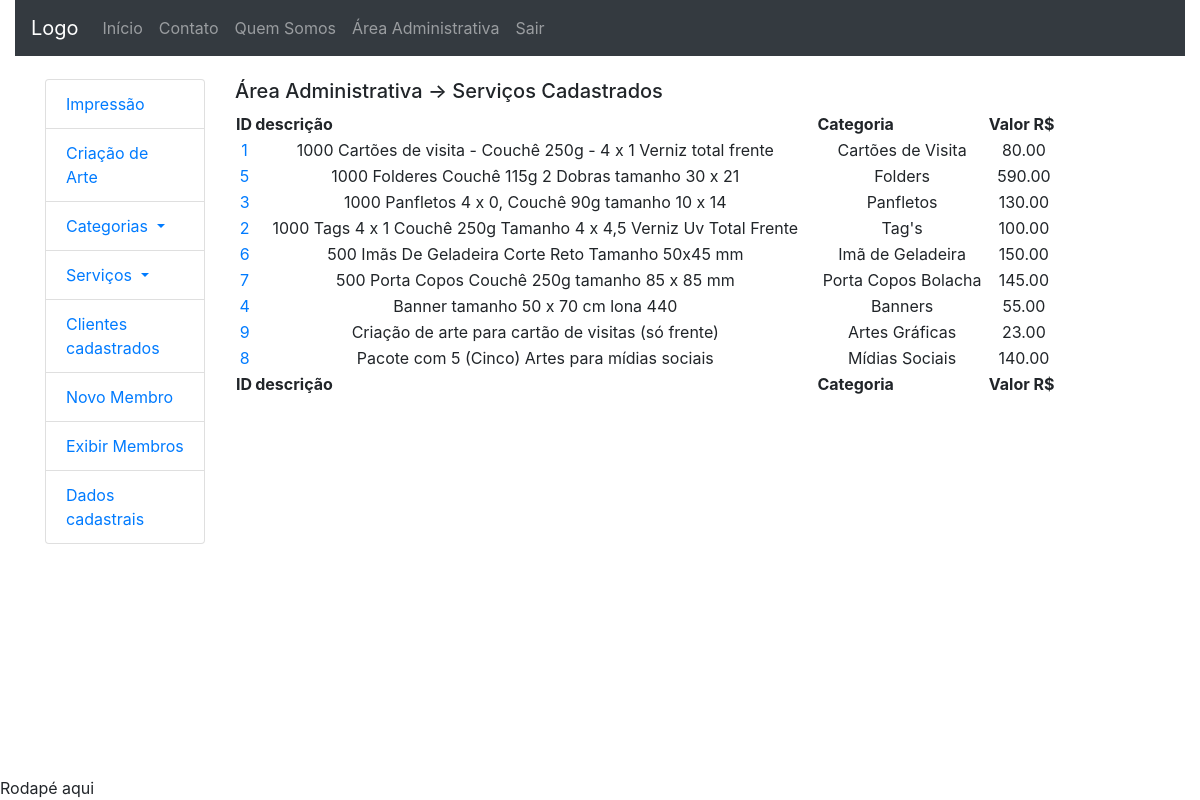
Page /area_administrativa/all_services (signed in) on the committed database.
### core/models.py (models this page shows, shortened)
class Service(models.Model):
	TYPE_CHOICES = (
			('IP', 'impressão'),
			('AT', 'criação de arte'),
		)
	description = models.TextField('Descrição', max_length=300)
	image = models.ImageField(upload_to='impress-art',
		verbose_name='Imagem', null=True, blank=True)
	value = models.DecimalField(verbose_name='Valor', null=True,
		blank=True, max_digits=8, decimal_places=2)
	category = models.ForeignKey(Category, on_delete=models.CASCADE,
		null=True, blank=True)
	class Meta:
		verbose_name = 'Serviço'
		verbose_name_plural = 'Serviços'
		ordering = ['description']

class Category(models.Model):
	name = models.CharField('Nome', max_length=100)
	slug = models.CharField('slug', max_length=100, null=True, blank=True)
	created = models.DateTimeField('Criado em', auto_now_add=True)
	modified = models.DateTimeField('Modificado em', auto_now=True)
	class Meta:
		verbose_name = 'Categoria'
		verbose_name_plural = 'Categorias'
		ordering = ['name']
	def __str__(self):
		return self.name

### dashboard_admin/views.py (the view)
# urls.py: path('all_services', views.all_services, name='all_services'),
@login_required
def all_services(request):
	services = Service.objects.all()
	return render(request, 'dashboard_admin/all_services.html',
		{'services': services})

### dashboard_admin/templates/dashboard_admin/all_services.html (shortened to what this page needs)
{% extends 'dashboard_admin/index.html' %}
{% block central_column %}
<div class="col-sm-9">
	{% block dashboard_title %}
	<h5>Área Administrativa -> Serviços Cadastrados</h5>
	{% endblock %}
<div class="panel-body">
  <table id="table" class="display" cellspacing="0"
        width="100%">
    <thead>
      <tr>
        <th>ID</th>
        <th>descrição</th>
        <th>Categoria</th>
        <th>Valor R$</th>
      </tr>
    </thead>
    <tfoot>
      <tr>
        <th>ID</th>
        <th>descrição</th>
        <th>Categoria</th>
        <th>Valor R$</th>
      </tr>
    </tfoot>
    <tbody>
		{% for service in services %}
		<tr>
			<td style="text-align: center;">
				<a href="{% url 'dashboard_admin:detail_service' service.id %}"
				title="Detalhes">
			  	{{ service.id }}
				</a>
			</td>
			<td style="text-align: center;">
				{{ service.description }}
			</td>
			<td style="text-align: center;">
				{{ service.category }}
			</td>
			<td style="text-align: center;">
				{{ service.value }}
			</td>
		</tr>
		{% endfor %}
    </tbody>
  </table>
</div>
</div>
{% endblock %}

### rows in the picture
Service: id "1", description "1000 Cartões de visita - Couchê 250g - 4 x 1 Verniz total frente", category "Cartões de Visita", value "80.00"
Service: id "5", description "1000 Folderes Couchê 115g 2 Dobras tamanho 30 x 21", category "Folders", value "590.00"
Service: id "3", description "1000 Panfletos 4 x 0, Couchê 90g tamanho 10 x 14", category "Panfletos", value "130.00"
Service: id "2", description "1000 Tags 4 x 1 Couchê 250g Tamanho 4 x 4,5 Verniz Uv Total Frente", category "Tag's", value "100.00"
Service: id "6", description "500 Imãs De Geladeira Corte Reto Tamanho 50x45 mm", category "Imã de Geladeira", value "150.00"
Service: id "7", description "500 Porta Copos Couchê 250g tamanho 85 x 85 mm", category "Porta Copos Bolacha", value "145.00"
Service: id "4", description "Banner tamanho 50 x 70 cm lona 440", category "Banners", value "55.00"
Service: id "9", description "Criação de arte para cartão de visitas (só frente)", category "Artes Gráficas", value "23.00"
Service: id "8", description "Pacote com 5 (Cinco) Artes para mídias sociais", category "Mídias Sociais", value "140.00"
